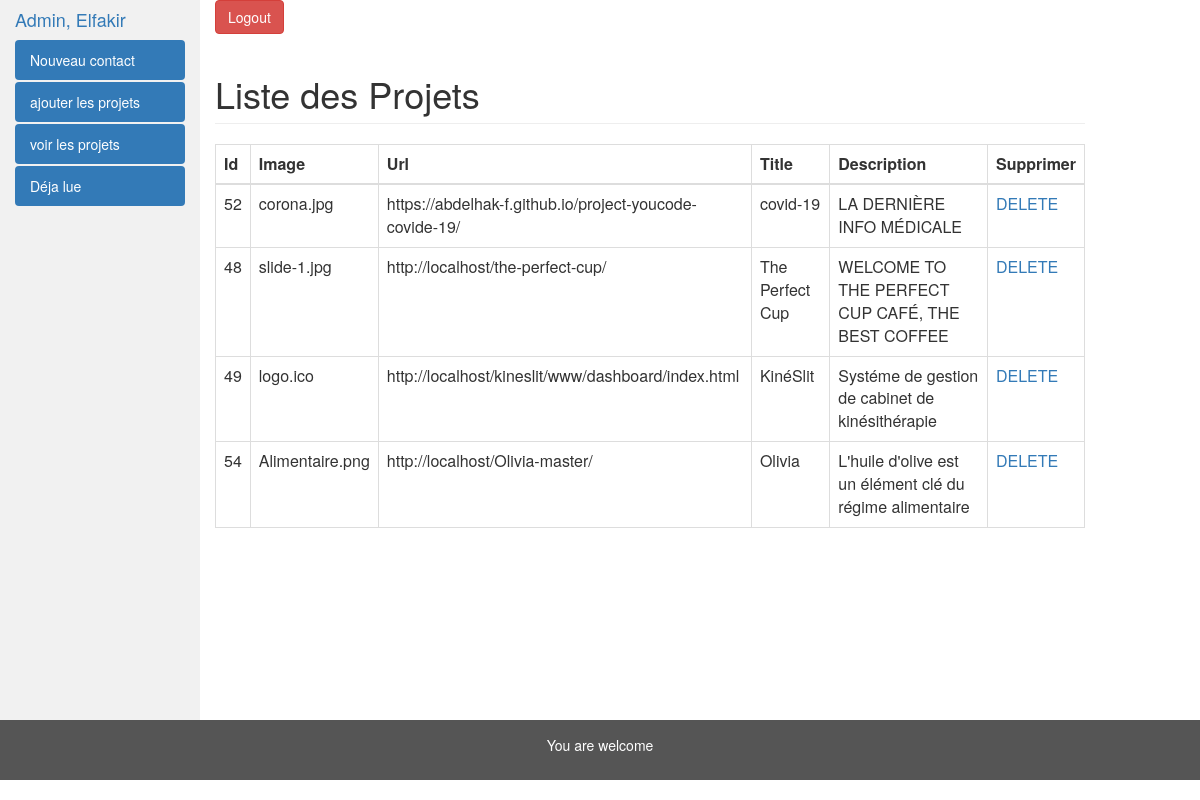
Screenshot of /admin/show-project.php with the database file from the repository.
### tables this page shows
CREATE TABLE IF NOT EXISTS `project` (
  `id` int(255) NOT NULL AUTO_INCREMENT,
  `image` varchar(250) NOT NULL,
  `url` varchar(255) NOT NULL,
  `title` varchar(255) NOT NULL,
  `description` varchar(255) NOT NULL,
  PRIMARY KEY (`id`)
);

### admin/show-project.php (the view, shortened to what this page needs)
<html lang="en">
    <head>
      <link rel="stylesheet" href="https://maxcdn.bootstrapcdn.com/bootstrap/3.4.1/css/bootstrap.min.css">
    </head>
    <body>
   <div class="container-fluid">
      <div class="row content">
         <div class="col-sm-2 sidenav">
            <h4><a  href="index.php">Admin, Elfakir</a></h4>
             <ul class="nav nav-pills nav-stacked">
              <li class="active"><a href="show.php">Nouveau contact</a></li>
              <li class="active"><a href="add-project.php">ajouter les projets</a></li>
              <li class="active"><a href="show-project.php">voir les projets</a></li>
              <li class="active"><a href="#">Déja lue</a></li>
             </ul><br>
         </div>
<div class="col-sm-9">
<a href="login/logout.php" class="btn btn-danger">Logout</a>
 <div class="row">
    <div class="col-lg-12">
        <h1 class="page-header">
          Liste des Projets
        </h1>
    </div>
  </div>
 <table class="table table-bordered table-hover">
  <thead>
    <tr>
         <th>Id</th>
         <th>Image</th>
         <th>Url</th>
         <th>Title</th>
         <th>Description</th>
         <th>Supprimer</th>
     </tr>
   </thead>
    <tbody>
      <?php
          $connection = mysqli_connect('Localhost','root','','myportfolio');
          $sql = "SELECT * FROM project";
          $load_project_query = mysqli_query($connection,$sql);
          while ($row = mysqli_fetch_array($load_project_query)) {
              $id = $row['id'];
              $image = $row['image'];
              $url = $row['url'];
              $pro_title = $row['title'];
              $pro_description = $row['description'];
              echo "<tr>";
              echo "<td>$id</td>";
              echo "<td>$image</td>";
              echo "<td>$url</td>";
              echo "<td>$pro_title</td>";
              echo "<td>$pro_description</td>";
              echo "<td><a href='show-project.php?delete=$id'>DELETE</a></td>";
              echo "</tr>";
          }
      ?>
      </tbody>
     </table>
   </div>
  </div>
</div>
<footer class="container-fluid">
      <p class="text-center" >You are welcome</p>
    </footer>
    </body>
    </html>

### admin/show-project.php (style rules this page uses)
.row.content { height: 90% ; }
.sidenav { background-color: #f1f1f1; height: 100%; }
footer { background-color: #555; color: white; padding: 15px; }

### rows the page displays
project: id "52", image "corona.jpg", url "https://abdelhak-f.github.io/project-youcode-covide-19/", title "covid-19", description "LA DERNIÈRE INFO MÉDICALE"
project: id "48", image "slide-1.jpg", url "http://localhost/the-perfect-cup/", title "The Perfect Cup", description "WELCOME TO THE PERFECT CUP CAFÉ, THE BEST COFFEE"
project: id "49", image "logo.ico", url "http://localhost/kineslit/www/dashboard/index.html", title "KinéSlit", description "Systéme de gestion de cabinet de kinésithérapie"
project: id "54", image "Alimentaire.png", url "http://localhost/Olivia-master/", title "Olivia", description "L'huile d'olive est un élément clé du régime alimentaire"
